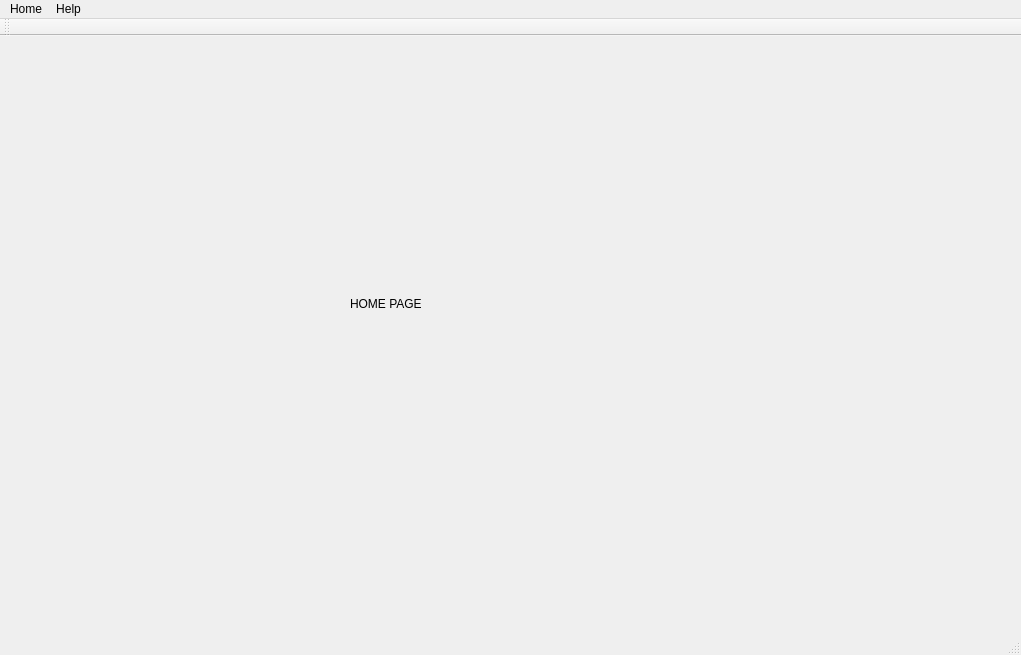
<?xml version="1.0" encoding="UTF-8"?>
<ui version="4.0">
 <class>MainWindow</class>
 <widget class="QMainWindow" name="MainWindow">
  <property name="geometry">
   <rect>
    <x>0</x>
    <y>0</y>
    <width>1021</width>
    <height>655</height>
   </rect>
  </property>
  <property name="windowTitle">
   <string>MainWindow</string>
  </property>
  <widget class="QWidget" name="centralWidget">
   <widget class="QLabel" name="label">
    <property name="geometry">
     <rect>
      <x>350</x>
      <y>260</y>
      <width>91</width>
      <height>16</height>
     </rect>
    </property>
    <property name="text">
     <string>HOME PAGE</string>
    </property>
   </widget>
  </widget>
  <widget class="QMenuBar" name="menuBar">
   <property name="geometry">
    <rect>
     <x>0</x>
     <y>0</y>
     <width>1021</width>
     <height>26</height>
    </rect>
   </property>
   <widget class="QMenu" name="menuHome">
    <property name="title">
     <string>Home</string>
    </property>
    <addaction name="actionProfile"/>
    <addaction name="actionLogout"/>
   </widget>
   <widget class="QMenu" name="menuHelp">
    <property name="title">
     <string>Help</string>
    </property>
   </widget>
   <addaction name="menuHome"/>
   <addaction name="menuHelp"/>
  </widget>
  <widget class="QToolBar" name="mainToolBar">
   <attribute name="toolBarArea">
    <enum>TopToolBarArea</enum>
   </attribute>
   <attribute name="toolBarBreak">
    <bool>false</bool>
   </attribute>
  </widget>
  <widget class="QStatusBar" name="statusBar"/>
  <action name="actionProfile">
   <property name="text">
    <string>Profile</string>
   </property>
  </action>
  <action name="actionLogout">
   <property name="text">
    <string>Logout</string>
   </property>
  </action>
 </widget>
 <layoutdefault spacing="6" margin="11"/>
 <resources/>
 <connections/>
</ui>
